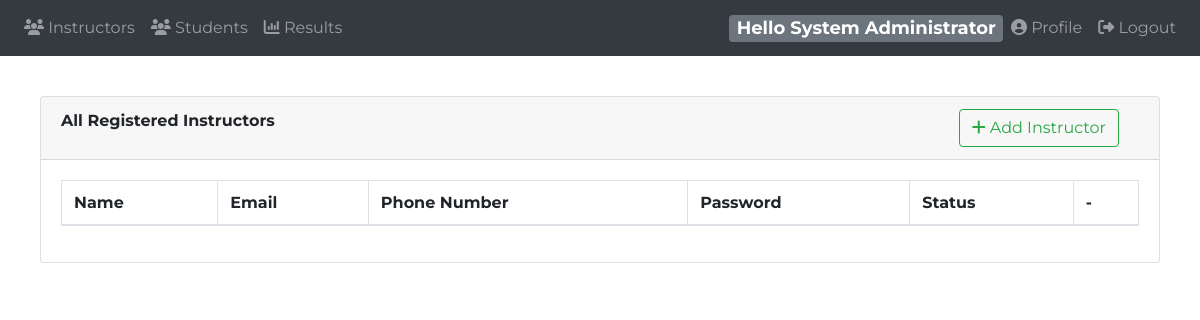
Before: /instructor/ (signed in) with the older database file.
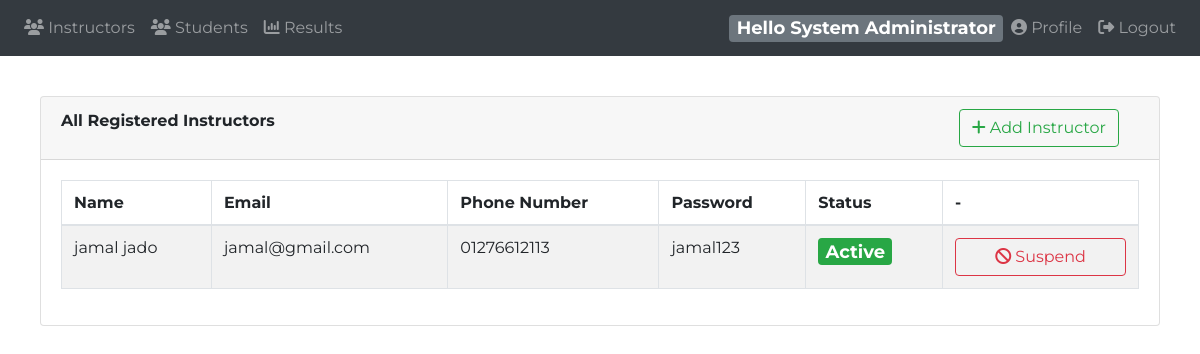
After: the same page with the newer database file.
### tables this page shows
CREATE TABLE `instructor` (
  `id` int(11) NOT NULL,
  `name` varchar(120) NOT NULL,
  `email` varchar(120) NOT NULL,
  `password` varchar(100) NOT NULL,
  `phone` varchar(13) NOT NULL,
  `password_token` varchar(100) DEFAULT NULL,
  `token_expire` timestamp NULL DEFAULT NULL,
  `suspended` int(11) NOT NULL DEFAULT 0,
  `isAdmin` tinyint(1) NOT NULL DEFAULT 0
);

### instructor/app/model/admin.class.php (called while the page is built, shortened)
<?php
class admin extends dbh {
    public function getAllInstructors() {
        $db = $this->connect();
        $query = "SELECT * FROM instructor WHERE !isAdmin";
        $result = $db->query($query);
        return $result->fetchAll(PDO::FETCH_OBJ);
    }
}

### instructor/app/view/admin_instructors.php (the view, shortened to what this page needs)
<?php
require_once 'header.php';
require_once 'navbar.php';
$_admin = new admin();
?>
<div class="card">
  <div class="card-header">
    <strong class="card-title">All Registered Instructors</strong>
	<button type="button" class="btn btn-outline-success float-right" style="margin-right:20px" data-toggle="modal" data-target="#addInstructor">
		<i class="fa fa-plus"></i> Add Instructor
	</button>
  </div>
  <div class="card-body">
    <table id="allInstructors" class="table table-striped table-bordered">
      <thead>
        <tr>
          <th>Name</th>
          <th>Email</th>
          <th>Phone Number</th>
		  <th>Password</th>
          <th>Status</th>
          <th>-</th>
        </tr>
      </thead>
      <tbody>
        <?php
        $instructors = $_admin->getAllInstructors();
        foreach ($instructors as $instructor) { ?>
          <tr>
            <td><?php echo $instructor->name ?></td>
            <td><?php echo $instructor->email ?></td>
            <td><?php echo $instructor->phone ?></td>
			<td><?php echo $instructor->password ?></td>
            <?php
              if($instructor->suspended){ ?>
                <td><span class="badge badge-danger">Suspended</span></td>
                <td>
                  <button type="button" class="btn btn-outline-success btn-block"
								onclick="customConfirm('app/controller/admin.inc.php?activateInstructor=<?php echo $instructor->id ?>','Are you sure you want to activate This Instructor?','The Instructor has been activated.')">
                    <i class="fa fa-repeat"></i> Activate</button>
                </td>
              <?php }else{ ?>
                <td><span class="badge badge-success">Active</span></td>
                <td>
                  <button type="button" class="btn btn-outline-danger btn-block"
								onclick="customConfirm('app/controller/admin.inc.php?suspendInstructor=<?php echo $instructor->id ?>','Are you sure you want to suspend This Instructor?','The Instructor has been suspended.')">
                  <i class="fa fa-ban"></i> Suspend</button>
                </td>
              <?php } ?>
          </tr>
          <?php } ?>
      </tbody>
    </table>
  </div>
</div>
<?php
  require_once 'footer.php';
?>

Changed rows visible on the page:
added instructor: name "jamal jado", email "jamal@gmail.com", phone "01276612113", password "jamal123"
